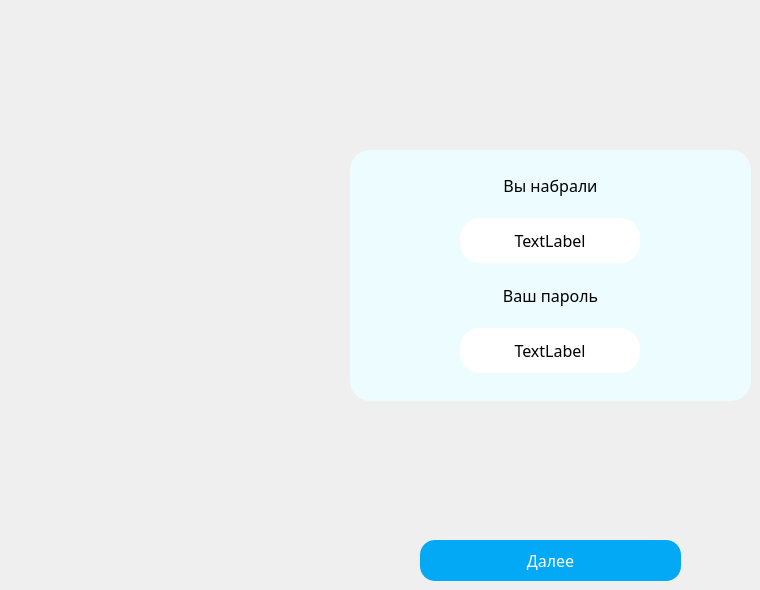
   <widget class="QWidget" name="password">
    <widget class="QFrame" name="verticalFrame_10">
     <property name="geometry">
      <rect>
       <x>350</x>
       <y>150</y>
       <width>401</width>
       <height>251</height>
      </rect>
     </property>
     <property name="styleSheet">
      <string notr="true">background: #edfcff;
border-radius: 20px;
font-size: 12pt;
font-family: Century Gothic, sans-serif;</string>
     </property>
     <layout class="QVBoxLayout" name="verticalLayout_15">
      <item>
       <widget class="QLabel" name="label_10">
        <property name="sizePolicy">
         <sizepolicy hsizetype="Preferred" vsizetype="Fixed">
          <horstretch>0</horstretch>
          <verstretch>0</verstretch>
         </sizepolicy>
        </property>
        <property name="font">
         <font>
          <family>Century Gothic,sans-serif</family>
          <pointsize>12</pointsize>
         </font>
        </property>
        <property name="text">
         <string>Вы набрали</string>
        </property>
        <property name="alignment">
         <set>Qt::AlignBottom|Qt::AlignHCenter</set>
        </property>
       </widget>
      </item>
      <item alignment="Qt::AlignHCenter">
       <widget class="QLabel" name="label_12">
        <property name="sizePolicy">
         <sizepolicy hsizetype="Fixed" vsizetype="Fixed">
          <horstretch>0</horstretch>
          <verstretch>0</verstretch>
         </sizepolicy>
        </property>
        <property name="minimumSize">
         <size>
          <width>180</width>
          <height>45</height>
         </size>
        </property>
        <property name="styleSheet">
         <string notr="true">background: white;
</string>
        </property>
        <property name="frameShape">
         <enum>QFrame::NoFrame</enum>
        </property>
        <property name="text">
         <string>TextLabel</string>
        </property>
        <property name="alignment">
         <set>Qt::AlignCenter</set>
        </property>
       </widget>
      </item>
      <item>
       <widget class="QLabel" name="label_11">
        <property name="sizePolicy">
         <sizepolicy hsizetype="Preferred" vsizetype="Fixed">
          <horstretch>0</horstretch>
          <verstretch>0</verstretch>
         </sizepolicy>
        </property>
        <property name="minimumSize">
         <size>
          <width>0</width>
          <height>21</height>
         </size>
        </property>
        <property name="font">
         <font>
          <family>Century Gothic,sans-serif</family>
          <pointsize>12</pointsize>
         </font>
        </property>
        <property name="layoutDirection">
         <enum>Qt::LeftToRight</enum>
        </property>
        <property name="text">
         <string>Ваш пароль</string>
        </property>
        <property name="alignment">
         <set>Qt::AlignBottom|Qt::AlignHCenter</set>
        </property>
       </widget>
      </item>
      <item alignment="Qt::AlignHCenter">
       <widget class="QLabel" name="label_2">
        <property name="sizePolicy">
         <sizepolicy hsizetype="Fixed" vsizetype="Fixed">
          <horstretch>0</horstretch>
          <verstretch>0</verstretch>
         </sizepolicy>
        </property>
        <property name="minimumSize">
         <size>
          <width>180</width>
          <height>45</height>
         </size>
        </property>
        <property name="styleSheet">
         <string notr="true">background: white;
</string>
        </property>
        <property name="text">
         <string>TextLabel</string>
        </property>
        <property name="alignment">
         <set>Qt::AlignCenter</set>
        </property>
       </widget>
      </item>
     </layout>
    </widget>
    <widget class="QPushButton" name="pushButton_12">
     <property name="geometry">
      <rect>
       <x>420</x>
       <y>540</y>
       <width>261</width>
       <height>41</height>
      </rect>
     </property>
     <property name="styleSheet">
      <string notr="true">QPushButton
{
	background: #03a9f4;
	color: #fff;
	border-radius: 15px;
	font-size: 12pt;
	font-family: Century Gothic, sans-serif;
}

QPushButton:hover
{
    background-color:#64bee8;
}

QPushButton:pressed
{
    background-color:#03a9f4;
}</string>
     </property>
     <property name="text">
      <string>Далее</string>
     </property>
    </widget>
   </widget>
